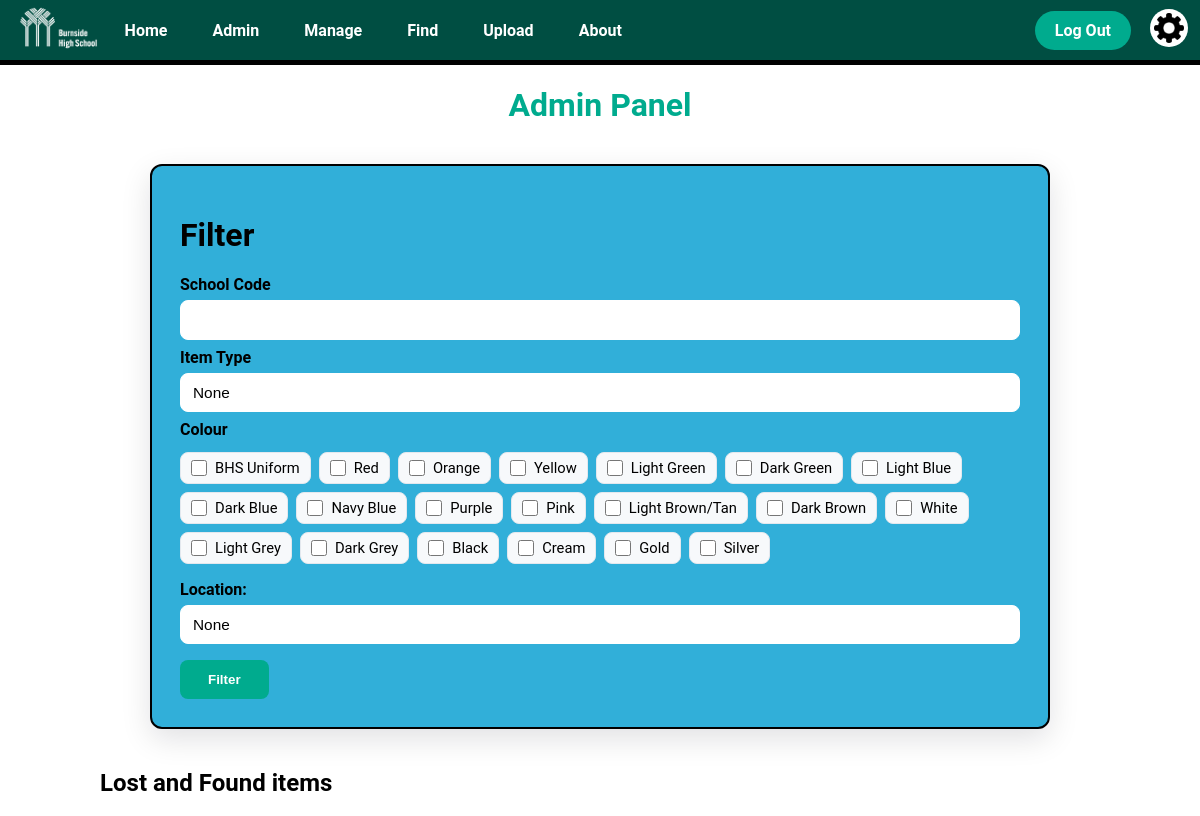
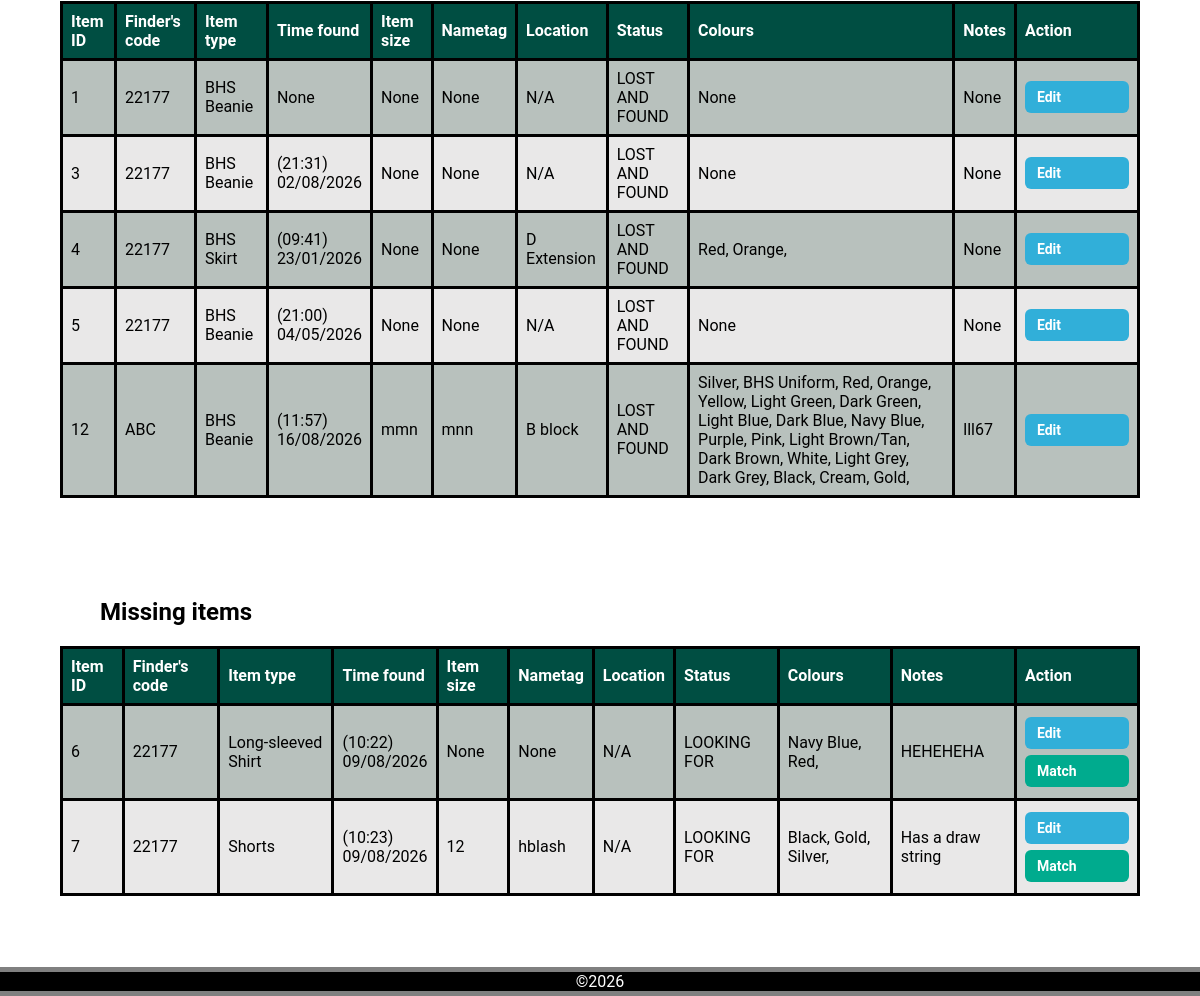
The page /admin (signed in) on the database its author committed (2 pictures, top to bottom).
### app.py (models this page shows)
class LostItem(db.Model):
    __tablename__ = 'lost_item'
    item_id = db.Column(db.Integer, primary_key=True)
    finder_id = db.Column(db.String(6), db.ForeignKey('user.user_id'))
    item_type = db.Column(db.String(50))
    time_found = db.Column(db.String(50))
    size = db.Column(db.String(50))
    nametag = db.Column(db.String(50))
    location = db.Column(db.String(50))
    status = db.Column(db.String(50))
    notes = db.Column(db.String(50))
    colours = db.relationship('Colour', secondary='lostitem_colour', backref='lost_items')

class Colour(db.Model):
    __tablename__ = 'colour'
    colour_id = db.Column(db.Integer, primary_key=True)
    name = db.Column(db.String(50))

### app.py (the view, shortened to what this page needs)
@app.route('/admin', methods=['POST', 'GET'])
@login_required
def admin():
    if current_user.clearance > 1:   # Clearance check, Admins only
        return render_template('error.html',
                               title='Access Forbidden',
                               error_title='Forbidden',
                               error_message='You do not have permission to access this page')
    lost_and_found_query = LostItem.query.filter_by(status='LOST AND FOUND')
    missing_items_query = LostItem.query.filter_by(status='LOOKING FOR')
    returned_items_query = LostItem.query.filter_by(status='RETURNED')
    recieved_items_query = LostItem.query.filter_by(status='FOUND')
    lost_and_found_items = lost_and_found_query.all()
    missing_items = missing_items_query.all()
    returned_items = returned_items_query.all()
    recieved_items = recieved_items_query.all()
    for item in lost_and_found_items + missing_items:
        item.colour_names = [colour.name for colour in item.colours]
    return render_template('admin.html', title='Admin',
                           lost_and_found_items=lost_and_found_items,
                           missing_items=missing_items,
                           returned_items=returned_items,
                           recieved_items=recieved_items)

### app.py (called while the page is built)
@login_manager.user_loader
def load_user(user_id):
    return User.query.get(int(user_id))

@app.context_processor
def inject_variables():
    return dict(show_footer=True,
                logged_in = current_user.is_authenticated,
                current_user_clearance = session.get('clearance'),
                min_time = "2026-01-01T00:00",
                current_time = datetime.now().strftime("%Y-%m-%dT%H:%M")
                )

@app.before_request
def before_request():
    if request.endpoint in ['logout', 'static']:
        return
    if current_user.is_authenticated is True and current_user.clearance == 4:
        return render_template("error.html",
                                    title="Forbidden",
                                    error_title="Your account has been disabled",
                                    error_message="Please contact an admin")

### templates/admin.html (shortened to what this page needs)
{% extends "layout.html" %}
{% block content %}
<h1 class="title">
    Admin Panel
</h1>
<form method="post" action="/admin">
    <div class="upload_form">
      <h1>Filter</h1>
        <h2 class="upload_form_subtitle">School Code</h2>
        <input class='upload_text_box' type="text" name="finder_id" maxlength="6">
        <h2 class="upload_form_subtitle">Item Type</h2>
        <select name="item_type" class="upload_type_dropdown">
            <option value="None">None</option>
        </select>
        <h2 class="upload_form_subtitle">Colour</h2>
        <fieldset class='upload_colour_selection'>
            <label>
                <input type="checkbox" name="colours[]" value="BHS Uniform"> BHS Uniform
            </label>
            <label>
                <input type="checkbox" name="colours[]" value="Red"> Red
            </label>
            <label>
                <input type="checkbox" name="colours[]" value="Orange"> Orange
            </label>
            <label>
                <input type="checkbox" name="colours[]" value="Yellow"> Yellow
            </label>
            <label>
                <input type="checkbox" name="colours[]" value="Light Green"> Light Green
            </label>
            <label>
                <input type="checkbox" name="colours[]" value="Dark Green"> Dark Green
            </label>
            <label>
                <input type="checkbox" name="colours[]" value="Light Blue"> Light Blue
            </label>
            <label>
                <input type="checkbox" name="colours[]" value="Dark Blue"> Dark Blue
            </label>
            <label>
                <input type="checkbox" name="colours[]" value="Navy Blue"> Navy Blue
            </label>
            <label>
                <input type="checkbox" name="colours[]" value="Purple"> Purple
            </label>
            <label>
                <input type="checkbox" name="colours[]" value="Pink"> Pink
            </label>
            <label>
                <input type="checkbox" name="colours[]" value="Light Brown/Tan"> Light Brown/Tan
            </label>
            <label>
                <input type="checkbox" name="colours[]" value="Dark Brown"> Dark Brown
            </label>
            <label>
                <input type="checkbox" name="colours[]" value="White"> White
            </label>
            <label>
                <input type="checkbox" name="colours[]" value="Light Grey"> Light Grey
            </label>
            <label>
                <input type="checkbox" name="colours[]" value="Dark Grey"> Dark Grey
            </label>
            <label>
                <input type="checkbox" name="colours[]" value="Black"> Black
            </label>
            <label>
                <input type="checkbox" name="colours[]" value="Cream"> Cream
            </label>
            <label>
                <input type="checkbox" name="colours[]" value="Gold"> Gold
            </label>
            <label>
                <input type="checkbox" name="colours[]" value="Silver"> Silver
            </label>
        </fieldset>
        <h2 class="upload_form_subtitle">Location:</h2>
        <select name="location" class="upload_type_dropdown">
            <option value="None">None</option>
        </select>
        <div class="upload_submit_button">
            <input type="submit" value="Filter">
        </div>
    </div>
</form>
<table class="item_info_table">
  <h2 class="sub_heading">Lost and Found items</h2>
    <tr>
      <th class="item_info_header">Item ID</th>
      <th class="item_info_header">Finder's code</th>
      <th class="item_info_header">Item type</th>
      <th class="item_info_header">Time found</th>
      <th class="item_info_header">Item size</th>
      <th class="item_info_header">Nametag</th>
      <th class="item_info_header">Location</th>
      <th class="item_info_header">Status</th>
      <th class="item_info_header">Colours</th>
      <th class="item_info_header">Notes</th>
      <th class="item_info_header">Action</th>
    </tr>
    {% for item in lost_and_found_items %}
    <tr class="item_info_row">
      <td>{{item.item_id}}</td>
      <td>{{item.finder_id}}</td>
      <td>{{item.item_type}}</td>
      <td>
        {% if item.time_found is not none %}
          ({{ item.time_found[11:16] }})<br>{{ item.time_found[8:10] }}/{{ item.time_found[5:7] }}/{{ item.time_found[0:4] }}
        {% else %}
          {{item.time_found}}
        {% endif %}
      </td>
      <td>{{item.size}}</td>
      <td>{{item.nametag}}</td>
      <td>{{item.location}}</td>
      <td>{{item.status}}</td>
      <td>
        {% if item.colour_names %}
            {% for colour in item.colour_names %}
              {{ colour }},
            {% endfor %}
        {% else %}
          None
        {% endif %}
      </td>
      <td>{{item.notes}}</td>
      <td class="edit_item_button"><a class="edit_button" href="/item/{{item.item_id}}">Edit</a></td>
    </tr>
    {% endfor %}
</table>
<table class="item_info_table">
    <h2 class="sub_heading">Missing items</h2>
    <tr>
      <th class="item_info_header">Item ID</th>
      <th class="item_info_header">Finder's code</th>
      <th class="item_info_header">Item type</th>
      <th class="item_info_header">Time found</th>
      <th class="item_info_header">Item size</th>
      <th class="item_info_header">Nametag</th>
      <th class="item_info_header">Location</th>
      <th class="item_info_header">Status</th>
      <th class="item_info_header">Colours</th>
      <th class="item_info_header">Notes</th>
      <th class="item_info_header">Action</th>
    </tr>
    {% for item in missing_items %}
    <tr class="item_info_row">
      <td>{{item.item_id}}</td>
      <td>{{item.finder_id}}</td>
      <td>{{item.item_type}}</td>
      <td>
        {% if item.time_found is not none %}
          ({{ item.time_found[11:16] }})<br>{{ item.time_found[8:10] }}/{{ item.time_found[5:7] }}/{{ item.time_found[0:4] }}
        {% else %}
          {{item.time_found}}
        {% endif %}
      </td>
      <td>{{item.size}}</td>
      <td>{{item.nametag}}</td>
      <td>{{item.location}}</td>
      <td>{{item.status}}</td>
      <td>
        {% if item.colour_names %}
          {% for colour in item.colour_names %}
            {{ colour }},
          {% endfor %}
        {% else %}
          None
        {% endif %}
      </td>
      <td>{{item.notes}}</td>
      <td class="edit_item_button">
        <a class="edit_button" href="/item/{{item.item_id}}">Edit</a>
          <br>
        <a class="match_button" href="/item/{{item.item_id}}/match">Match</a>
      </td>
    </tr>
    {% endfor %}
</table>
{% endblock %}

### static/css/style.css (style rules this page uses)
body { background-color: white; font-family: "Roboto", sans-serif; margin: 0; padding: 0; color: black; }
.title { text-align: center; color: var(--bhs_turquoise); }
:root { --bhs_dark_green: #004e42; --dark-emerald: #0b6e4fff; --bhs_turquoise: #00ab8e; --soft-fawn: #ddb771ff; --transition-time: 0.3s; }
.edit_item_button { text-align: center; vertical-align: middle; padding: 10px; }
.edit_item_button a { display: inline-block; width: 80px; padding: 8px 12px; margin: 3px 0; border-radius: 6px; text-decoration: none; font-size: 14px; font-weight: 600; transition: 0.2s ease; }
.match_button { background-color: var(--bhs_turquoise); color: white; }
.edit_button { background-color: rgb(49, 175, 217); color: white; }
.sub_heading { text-align: left; color: black; margin-left: 100px; }
.item_info_table { border-collapse: collapse; width: 90%; margin: 0 auto 100px auto; text-align: left; color: black; border: 3px solid black; }
.item_info_table th { border: 3px solid black; text-align: left; padding: 8px; color: white; }
.item_info_table td { border: 3px solid black; text-align: left; padding: 8px; }
.item_info_header { background-color: var(--bhs_dark_green); }
.item_info_row:nth-child(odd) { background-color: rgb(233, 232, 232); }
.item_info_row:nth-child(even) { background-color: rgb(184, 193, 189); }
.upload_form { background-color: rgb(49, 175, 217); max-width: 900px; margin: 2.5rem auto; padding: 1.75rem; border-radius: 12px; box-shadow: 0 10px 30px rgba(2,6,23,0.12); border: 2px solid black; color: black; box-sizing: border-box; }
.upload_form h2.upload_form_subtitle { margin: 0.5rem 0 0.35rem 0; font-size: 1rem; color: black; font-weight: 700; }
.upload_type_dropdown, .upload_datetime, .upload_text_box, .upload_form input[type="text"] { width: 100%; padding: 10px 12px; border-radius: 8px; border: 1px solid white; background-color: white; box-sizing: border-box; font-size: 0.96rem; }
.upload_type_dropdown, .upload_datetime { appearance: none; cursor: pointer; }
.upload_colour_selection { display: flex; flex-wrap: wrap; gap: 0.5rem; padding: 0.5rem 0; border: none; margin: 0 0 0.5rem 0; cursor: pointer; }
.upload_colour_selection label { display: inline-flex; align-items: center; gap: 0.5rem; padding: 6px 10px; border-radius: 8px; background: #f7f9fb; border: 1px solid #e3e8ee; cursor: pointer; font-size: 0.92rem; }
.upload_colour_selection input[type="checkbox"] { margin: 0; width: 16px; height: 16px; accent-color: var(--bhs_turquoise); }
.upload_submit_button { display: flex; justify-content: flex-start; margin-top: 1rem; }
.upload_submit_button input { background-color: var(--bhs_turquoise); color: white; padding: 10px 26px; border-radius: 8px; border: 2px solid transparent; font-weight: 700; cursor: pointer; transition: var(--transition-time) ease; }

### rows shown on the page
LostItem: item_id "1", finder_id "22177", item_type "BHS Beanie", time_found "None", size "None", nametag "None", location "N/A", status "LOST AND FOUND", notes "None"
LostItem: item_id "3", finder_id "22177", item_type "BHS Beanie", time_found "21:31", time_found "02", time_found "08", time_found "2026", size "None", nametag "None", location "N/A", status "LOST AND FOUND", notes "None"
LostItem: item_id "4", finder_id "22177", item_type "BHS Skirt", time_found "09:41", time_found "23", time_found "01", time_found "2026", size "None", nametag "None", location "D Extension", status "LOST AND FOUND", notes "None"
Colour: name "Red"
Colour: name "Orange"
LostItem: item_id "5", finder_id "22177", item_type "BHS Beanie", time_found "21:00", time_found "04", time_found "05", time_found "2026", size "None", nametag "None", location "N/A", status "LOST AND FOUND", notes "None"
LostItem: item_id "12", finder_id "ABC", item_type "BHS Beanie", time_found "11:57", time_found "16", time_found "08", time_found "2026", size "mmn", nametag "mnn", location "B block", status "LOST AND FOUND", notes "lll67"
Colour: name "Silver"
Colour: name "BHS Uniform"
Colour: name "Yellow"
Colour: name "Light Green"
Colour: name "Dark Green"
Colour: name "Light Blue"
Colour: name "Dark Blue"
Colour: name "Navy Blue"
Colour: name "Purple"
Colour: name "Pink"
Colour: name "Light Brown/Tan"
Colour: name "Dark Brown"
Colour: name "White"
Colour: name "Light Grey"
Colour: name "Dark Grey"
Colour: name "Black"
Colour: name "Cream"
Colour: name "Gold"
LostItem: item_id "6", finder_id "22177", item_type "Long-sleeved Shirt", time_found "10:22", time_found "09", time_found "08", time_found "2026", size "None", nametag "None", location "N/A", status "LOOKING FOR", notes "HEHEHEHA"
LostItem: item_id "7", finder_id "22177", item_type "Shorts", time_found "10:23", time_found "09", time_found "08", time_found "2026", size "12", nametag "hblash", location "N/A", status "LOOKING FOR", notes "Has a draw string"
